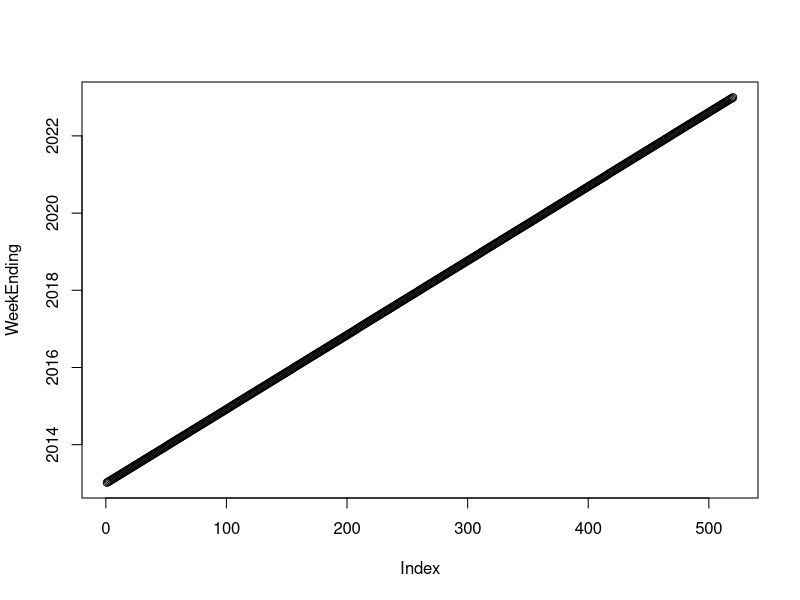
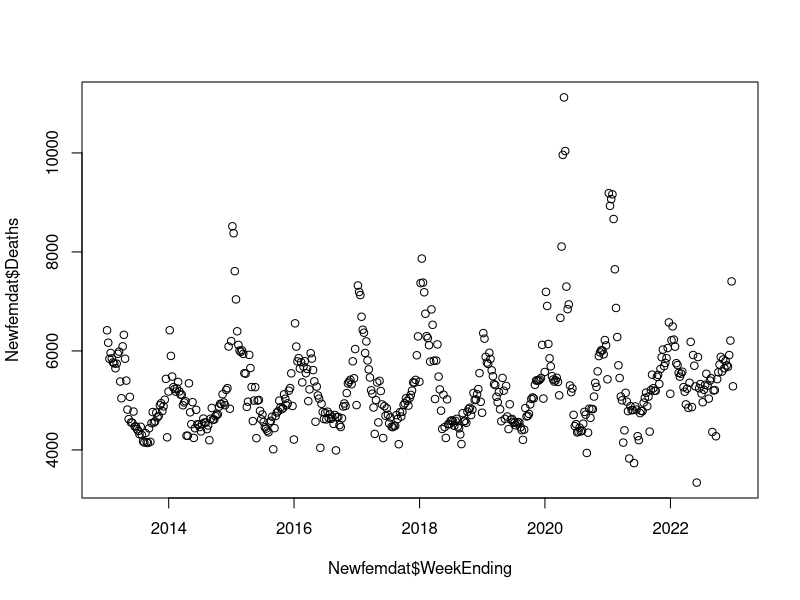
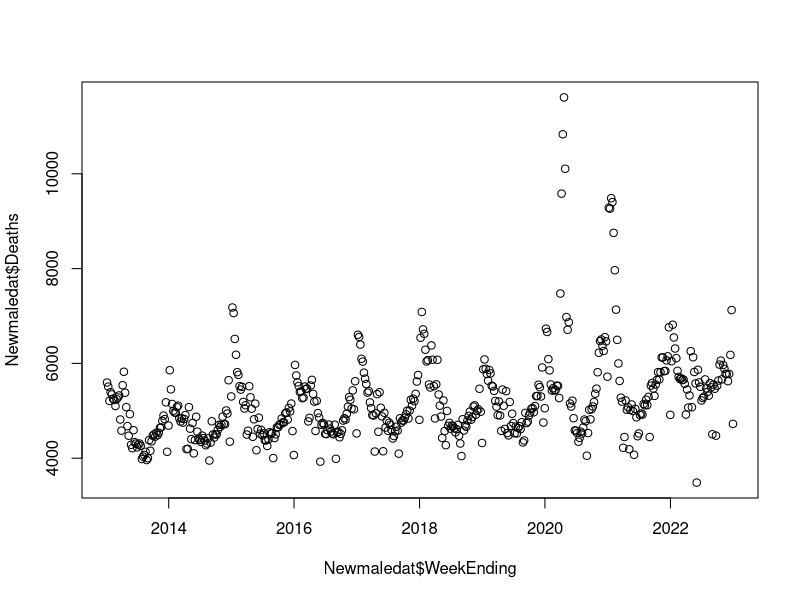
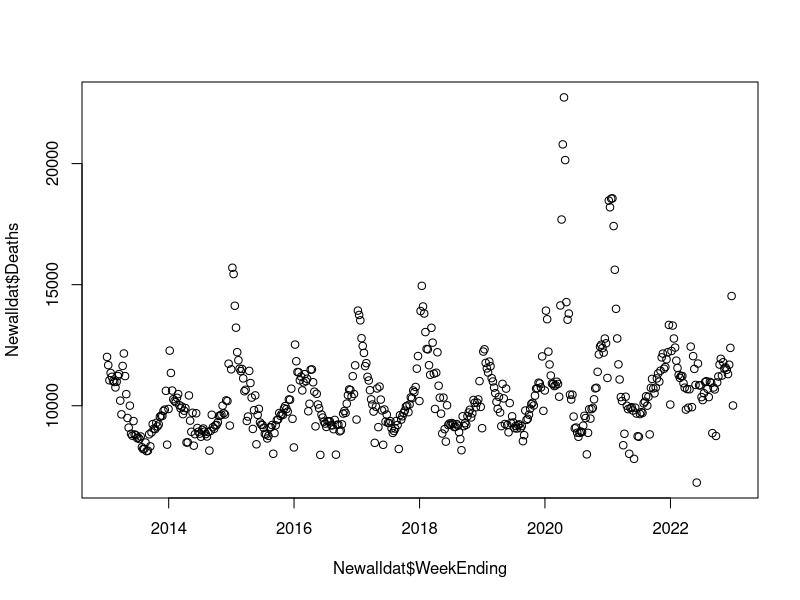

Write the R code that produced these figures, in order.
library(tidyverse)
library(readxl)
library(lubridate)

### ENGLAND AND WALES ##########################################################

deathdat <- read_excel("Deaths EW unprocessed.xlsx")

# Splitting into male, female and all to make life easier.
femdat <- filter(deathdat, Gender == "Female")
maledat <- filter(deathdat, Gender == "Male")
alldat <- filter(deathdat, Gender == "All")
colnames(femdat) <- c("Year", "Gender", "WeekNumber", "WeekEnding", "Deaths")
colnames(maledat) <- c("Year", "Gender", "WeekNumber", "WeekEnding", "Deaths")
colnames(alldat) <- c("Year", "Gender", "WeekNumber", "WeekEnding", "Deaths")

# Putting dates into as.date format and adding a column of cumulative deaths
femdat$WeekEnding <- as.Date(femdat$WeekEnding)
femdat$CumulativeDeaths <- cumsum(femdat$Deaths)
maledat$WeekEnding <- as.Date(maledat$WeekEnding)
maledat$CumulativeDeaths <- cumsum(maledat$Deaths)
alldat$WeekEnding <- as.Date(alldat$WeekEnding)
alldat$CumulativeDeaths <- cumsum(alldat$Deaths)

# Creating a list of week end-dates from Jan 7th 2013 to Dec 26th 2022
yearlist <- ymd('2013-01-07') + years(seq(0, 9)) #List of th 10 years
yearlist <- sort(rep(yearlist, 52)) # Repeat each year 52 times
list <- rep(seq(0, 51), 10) # 1,2,3,...,52,1,2,3...,52,... ten times
WeekEnding <- yearlist + days(7*list)

list <- (1:10)*52
WeekEnding[list] <- WeekEnding[list] + days(rep(1, times=10))
WeekEnding[list]

### CREATING NEW DATASET #########################################################

# Fitting the spline function to the cumulative deaths with original dates.
interpolate <- splinefun(femdat$WeekEnding, femdat$CumulativeDeaths,
                         method="hyman")

# Creating a new dataframe with the correct dates.
Newfemdat <- data.frame(WeekEnding)

# Finding the interpolated number of deaths for the new week end-dates.
Newfemdat$CumulativeDeaths <- interpolate(WeekEnding)

# In the original dataset we know that 6243 women died in the week-ending January
# 4th. This means roughly 3567.43 died Jan 1st-4th inclusive (assuming deaths are
# uniformly distributed across each week).

# In terms of cumulative deaths this means 6243 had died by Jan 4th and 12893 by
# Jan 11th

# We interpolate these points to get the cumulative number of deaths by Jan 7th
# which is 9259 (which makes sense because it's between 6243 and 12893). 15425 
# had died by Jan 14th and so on.

# If we do diff(9259, 15425, .....) we lose the number of people who died in the
# first week (just like how diff(2,5,6) = (3, 1)). Simon recommended we put a 0 
# at the start of the cumulative deaths to fix this however (according to the
# spline function) there aren't actually 0 deaths at the start of January (Anna
# draw a wee graph for yourself if you forget how this work).

# Manually calculating how many deaths actually happened in the first week of Jan 2013

num <- ((femdat$Deaths[1] / 7)*4) + ((femdat$Deaths[2] / 7)*3)
Newfemdat$Deaths <- append(num, diff(Newfemdat$CumulativeDeaths))

###

interpolate <- splinefun(maledat$WeekEnding, maledat$CumulativeDeaths,
                         method="hyman")

Newmaledat <- data.frame(WeekEnding)
Newmaledat$CumulativeDeaths <- interpolate(WeekEnding)

num <- ((maledat$Deaths[1] / 7)*4) + ((maledat$Deaths[2] / 7)*3)
Newmaledat$Deaths <- append(num, diff(Newmaledat$CumulativeDeaths))

###

interpolate <- splinefun(alldat$WeekEnding, alldat$CumulativeDeaths,
                         method="hyman")

Newalldat <- data.frame(WeekEnding)
Newalldat$CumulativeDeaths <- interpolate(WeekEnding)

num <- ((alldat$Deaths[1] / 7)*4) + ((alldat$Deaths[2] / 7)*3)
Newalldat$Deaths <- append(num, diff(Newalldat$CumulativeDeaths))

### PUTTING THEM BACK TOGETHER #################################################

Newmaledat$Gender <- rep("Male", nrow(Newmaledat))
Newfemdat$Gender <- rep("Female", nrow(Newfemdat))
Newalldat$Gender <- rep("All", nrow(Newalldat))

data <- rbind(Newalldat, Newfemdat, Newmaledat)
data$Year <- year(data$WeekEnding)
# data$WeekNumber <- week(data$WeekEnding) This isn't useful since weeks always
# start on different days.

### CHECKING ###################################################################

plot(WeekEnding) # Nice straight line with no funny business
WeekEnding # Start and end-dates are within the rang of the original dataset

# Deaths are of the right order of magnitude at different times of the year
# Spikes are in the right place which is nice
plot(Newfemdat$WeekEnding, Newfemdat$Deaths) 
plot(Newmaledat$WeekEnding, Newmaledat$Deaths)
plot(Newalldat$WeekEnding, Newalldat$Deaths)

### SAVING #####################################################################


write.csv(data, file = "Deaths EW final.csv")

EWfinal <- data

### SCOTLAND ######

# The dates are already correct for this data so the code just deletes the 
# unneccessary data and puts it into the correct format.

deathdat <- read_excel("Deaths S unprocessed.xlsx", skip = 2)
sdeathdat <- deathdat
deathdat <- deathdat[-c(54:62), -c(2:40, 51, 52)]
colnames(deathdat) <- c("WeekNumber", "y2013", "y2014", "y2015", "y2016", "y2017", "y2018", "y2019", "y2020", "y2021", "y2022")

deathdat$y2013 <- as.numeric(deathdat$y2013)
deathdat$y2014 <- as.numeric(deathdat$y2014)
deathdat$y2015 <- as.numeric(deathdat$y2015)
deathdat$y2016 <- as.numeric(deathdat$y2016)
deathdat$y2017 <- as.numeric(deathdat$y2017)
deathdat$y2018 <- as.numeric(deathdat$y2018)
deathdat$y2019 <- as.numeric(deathdat$y2019)
deathdat$y2020 <- as.numeric(deathdat$y2020)
deathdat$y2021 <- as.numeric(deathdat$y2021)
deathdat$y2022 <- as.numeric(deathdat$y2022)

deathdat$WeekNumber <- 1:53
deathdat[53, 10] <- 0
deathdat[53, 11] <- 0
temp <- deathdat[53, 2:11]
deathdat[1:52, 2:11] <- deathdat[1:52, 2:11] + 1/52*temp[rep(as.numeric(seq_len(nrow(temp))), each=52),]
deathdat <- deathdat[-53, ]
deathdat <- pivot_longer(deathdat, cols=colnames(deathdat)[-1])
colnames(deathdat) <- c("WeekNumber", "Year", "Deaths")

deathdat <- deathdat[order(deathdat$Year), ]
deathdat$WeekEnding <- EWfinal[1:520, "WeekEnding"]
deathdat$Year <- rep(2013:2022, times=1, each=52)
deathdat$Gender <- rep("All", times = 520)

write.csv(deathdat, file = "Deaths S final.csv")

Sfinal <- deathdat



### Northern Ireland ###########################################################

# This is the same process as England and Wales but without the separation by 
# gender.
data <- read_excel("Deaths NI unprocessed.xlsx", sheet = "MySheet")

data$WeekEnding <- as.Date(data$WeekEnding)
data$CumulativeDeaths <- cumsum(data$Deaths)

yearlist <- ymd('2013-01-07') + years(seq(0, 9)) #List of th 10 years
yearlist <- sort(rep(yearlist, 52)) # Repeat each year 52 times
list <- rep(seq(0, 51), 10) # 1,2,3,...,52,1,2,3...,52,... ten times
WeekEnding <- yearlist + days(7*list)

list <- (1:10)*52
WeekEnding[list] <- WeekEnding[list] + days(rep(1, times=10))
WeekEnding[list]

interpolate <- splinefun(data$WeekEnding, data$CumulativeDeaths,
                         method="hyman")

NewData <- data.frame(WeekEnding)

NewData$CumulativeDeaths <- interpolate(WeekEnding)

num <- ((data$Deaths[1] / 7)*4) + ((data$Deaths[2] / 7)*3)
NewData$Deaths <- append(num, diff(NewData$CumulativeDeaths))

NewData$Gender <- rep("All", nrow(NewData))
NewData$WeekNumber <- week(NewData$WeekEnding)
NewData <- NewData[, -2]
NewData$Year <- year(WeekEnding)


write.csv(NewData, file = "Deaths NI final.csv")

NIfinal <- NewData

#### COMBINING ALL 4 NATIONS ##############

head(NIfinal)
head(Sfinal)
head(EWfinal)

EWfinal$CumulativeDeaths <- NULL
EWfinal$WeekNumber <- week(EWfinal$WeekEnding)

EWfinal$Country <- rep("EW", times = nrow(EWfinal))
NIfinal$Country <- rep("NI", times = nrow(NIfinal))
Sfinal$Country <- rep("S", times = nrow(Sfinal))

combined <- rbind(NIfinal, Sfinal, EWfinal)

head(combined)

combined <- combined[combined$Year <= 2021, ]

UK <- data.frame(WeekEnding = combined[combined$Gender=="All" & combined$Country=="NI", "WeekEnding"],
                 Deaths = combined[combined$Gender=="All" & combined$Country=="NI", "Deaths"] +
                   combined[combined$Gender=="All" & combined$Country=="EW", "Deaths"] + 
                   combined[combined$Gender=="All" & combined$Country=="S", "Deaths"],
                 Gender = rep("All", times = nrow(combined[combined$Gender=="All" & combined$Country=="NI", ])),
                 WeekNumber = combined[combined$Gender=="All" & combined$Country=="NI", "WeekNumber"],
                 Year = combined[combined$Gender=="All" & combined$Country=="NI", "Year"],
                 Country = rep("UK", times=nrow(combined[combined$Gender=="All" & combined$Country=="NI", ])))

combined <- rbind(combined, UK)

combined[combined$WeekNumber==53, "WeekNumber"] <- rep(52, times = length(combined[combined$WeekNumber==53, "WeekNumber"]))

write.csv(combined, file = "Deaths combined.csv")
